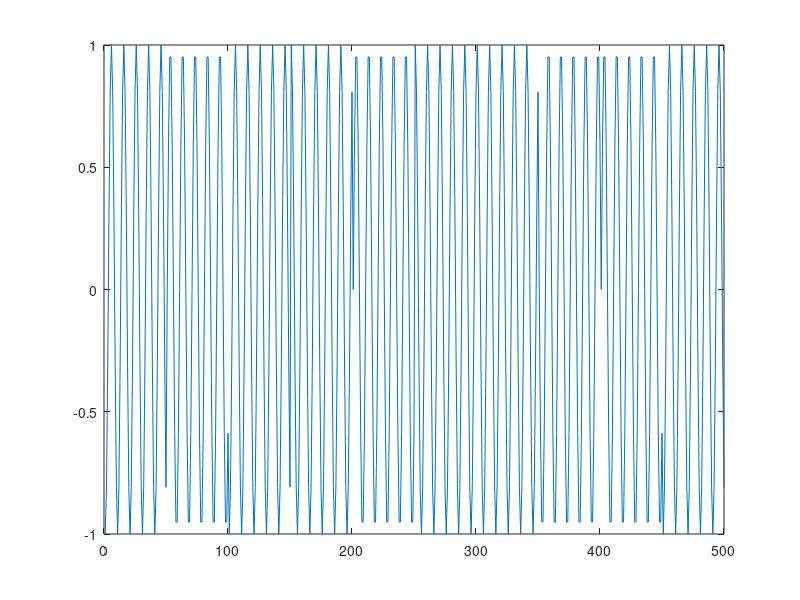

Reproduce this figure in MATLAB. (Note: this script raises an error after producing the figure.)
%Generating FM signal
clc
clear all;
close all;
%use orthogonal modulation generate modulated siganl
%You can see the original signal v in the code.
fc=1e4;                                                 %carrier frequency
fs=1e5;                                                 %sample frequency
Rs=2e3;                                                 %symbol rate of digital signal
T=1/fs;                                                 %sample time
L=500;                                                 %length of signal
t=(0:L-1)*T;                                            %time vector
A=1;                                                    %%Ampltitude
v=A*cos(2*pi*1000*t);                                   %modulation signal
xs=sin(2*pi*fc*t);
xc=cos(2*pi*fc*t);

T_qpsk=1/Rs;                                          
a_2n=round(rand(1,2*round(L/(T_qpsk*fs))));
phi_qpsk=[0 pi/2 pi 3*pi/2];
qpsk_code=[0,0;0,1;1,1;1,0];
I_QPSK=zeros(1,length(a_2n)/2);
Q_QPSK=zeros(1,length(a_2n)/2);
for i=1:length(a_2n)/2
    if a_2n(2*i-1:2*i)==qpsk_code(1,:)
        I_QPSK(i)=cos(phi_qpsk(1));
        Q_QPSK(i)=-sin(phi_qpsk(1));
    elseif a_2n(2*i-1:2*i)==qpsk_code(2,:)
        I_QPSK(i)=cos(phi_qpsk(2));
        Q_QPSK(i)=-sin(phi_qpsk(2));
    elseif a_2n(2*i-1:2*i)==qpsk_code(3,:)
        I_QPSK(i)=cos(phi_qpsk(3));
        Q_QPSK(i)=-sin(phi_qpsk(3));
    else
        I_QPSK(i)=cos(phi_qpsk(4));
        Q_QPSK(i)=-sin(phi_qpsk(4));
    end
end
I_QPSK=repmat(I_QPSK,T_qpsk*fs,1);
I_QPSK=I_QPSK(:)';
Q_QPSK=repmat(Q_QPSK,T_qpsk*fs,1);
Q_QPSK=Q_QPSK(:)';
y_qpsk=I_QPSK.*xc+Q_QPSK.*xs;

figure(1)
plot(y_qpsk)

figure(2)
plotSpectral(y_qpsk,fs)
